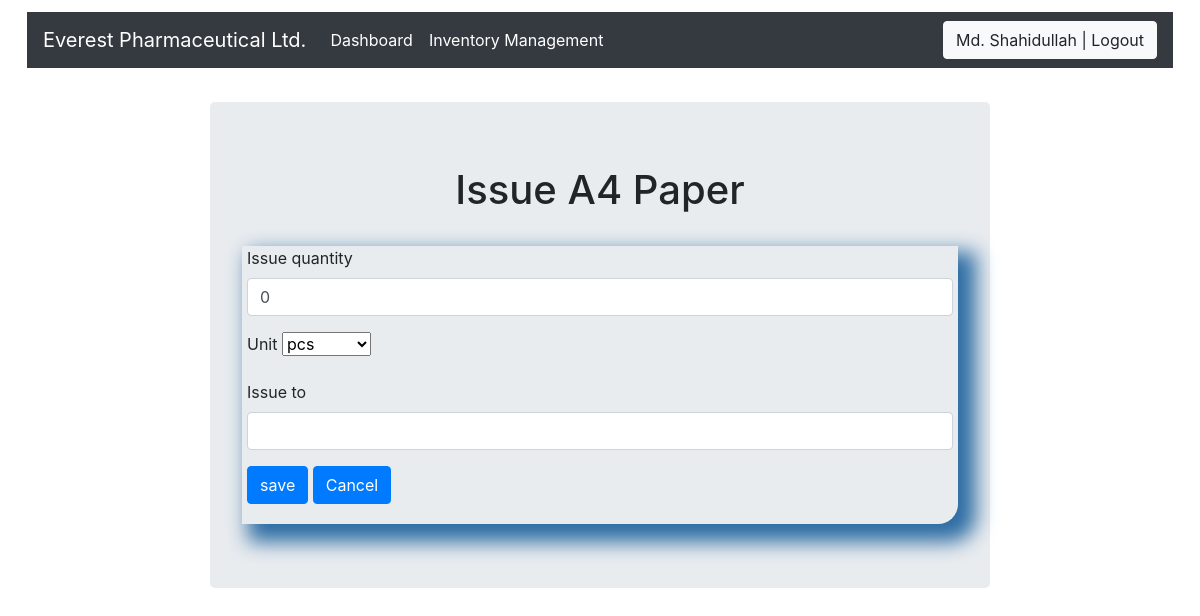
The page /stock/issue_items/1/ (signed in) on the database its author committed.
### myapp/models.py (models this page shows)
class User(AbstractUser):
    modified_on = models.DateTimeField(auto_now=True)
    fullname = models.CharField(max_length=100)
    designation = models.CharField(max_length=40, null=True, blank=True)
    phone = models.CharField(max_length=15)
    gender = models.CharField(max_length=10, null=True)
    address = models.TextField(null=True)
    profile_picture = models.ImageField(upload_to='images/')
    is_super = models.BooleanField(default=False)
    def __str__ (self):
        return self.fullname

### stockmgmgt/models.py (models this page shows, shortened)
class Stock(models.Model):
	category            =   models.ForeignKey(Category, on_delete=models.CASCADE, blank=True, null=True)
	item_name           =   models.CharField(max_length=50, blank=True, null=True)
	item_code			=	models.CharField(max_length=12, blank=True, null=True)
	quantity            =   models.IntegerField(default='0', blank=True, null=True)
	receive_quantity    =   models.IntegerField(default='0', blank=True, null= True)
	receive_by          =   models.CharField(max_length=50, blank=True, null= True)
	issue_quantity      =   models.IntegerField(default='0', blank=True, null= True)
	issue_by            =   models.CharField(max_length=50, blank=True, null= True)
	issue_to            =   models.CharField(max_length=50, blank=True, null= True)
	phone_number        =   models.IntegerField(blank=True, null= True)
	created_by          =   models.CharField(max_length=50, blank=True, null= True)
	reorder_level       =   models.IntegerField(default='0', blank=True, null= True)
	last_updated        =   models.DateTimeField(auto_now_add=False, auto_now=True)
	timestamp           =   models.DateTimeField(auto_now_add=True, auto_now=False)
	unit                = 	models.CharField(choices=unit_choice, max_length=20, blank=True)

### stockmgmgt/views.py (the view, shortened to what this page needs)
# urls.py: path('issue_items/<str:pk>/', issue_items, name='issue_items'),
@login_required
def issue_items(request, pk):
    queryset = Stock.objects.get(id=pk)
    form = IssueForm(request.POST or None, instance=queryset)
    context = {
        'title': 'Issue ' + str(queryset.item_name),
        'queryset' : queryset,
        'form': form,
        'username': 'Issue By: ' + str(request.user),
    }
    return render (request, 'stockmgmgt/add_items.html', context)

### stockmgmgt/forms.py
class IssueForm(forms.ModelForm):
    class Meta:
        model = Stock
        fields  = ['issue_quantity', 'unit', 'issue_to']

### template/stockmgmgt/add_items.html (shortened to what this page needs)
{% extends 'stockmgmgt/base.html' %}
{% load static %}
{% load crispy_forms_tags %}
{% block content %}
<main class="container" style="max-width: 800px;">
  <div class="jumbotron">
    <h1 style="text-align: center;">{{title}}</h1>
    <br>
    <div class="display_table">
      <form method="POST" action="">
        {{form|crispy}}
        <input class="btn btn-primary" type="submit" value="save">
        <a href="{% url 'list_items' %}" class="btn btn-primary">Cancel</a>
    </form>
    </div>
  </div>
</main>
{% endblock %}

### template/myapp/navbar.html (shortened to what this page needs)
<div class="container-fluid">
<nav class="navbar navbar-expand-lg navbar-dark bg-dark">
    <a class="navbar-brand" href="/">Everest Pharmaceutical Ltd.</a>
    {% if user.is_authenticated %}
    <div class="collapse navbar-collapse" id="navbarSupportedContent">
        <ul class="navbar-nav mr-auto">
            <li class="nav-item active">
                <a class="nav-link" href="/">Dashboard </a>
            </li>
            <li class="nav-item active">
                <a class="nav-link" href="{% url 'home' %}">Inventory Management </a>
            </li>
        </ul>
        <form class="form-inline my-2 my-lg-0">
            <a href="/logout" class="btn btn-light my-2 my-sm-0"
                onclick="return confirm('Are you sure you want to logout?')" type="submit"> {{user}} | Logout</a>
        </form>
    </div>
    {% endif %}
</nav>
</div>

### static/css/myapp.css (style rules this page uses)
body { margin: 1%; }

### static/css/stylesheet.css (style rules this page uses)
body { background-color: white; }
.display_table { border-bottom-right-radius: 20px; padding-left: 5px; padding-right: 5px; padding-bottom: 20px; box-shadow: 12px 12px 20px 6px #2e6da4; }
.container { max-width: 768px; margin: 0 auto; padding: 10px; border: none; }

### rows shown on the page
User: fullname "Md. Shahidullah"
Stock: issue_quantity "0", unit "pcs"

### other values the page prints
{{ title }} "Issue A4 Paper"
